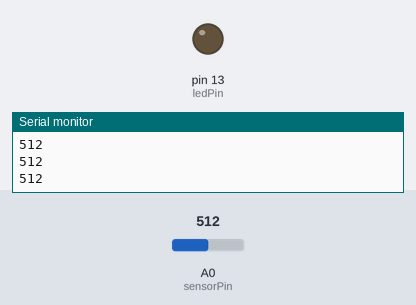
A sketch run on a simulated Arduino Uno, built with avr-gcc and run on an emulated ATmega328P. Shown: output pins drawn as LEDs (lit = HIGH), the last lines printed to the serial monitor. Inputs (shaded band) come from the test bench; at power-on: A0 (sensorPin) = 512.

Above: at 1.2 s.
1.3 s: A0 (sensorPin) set to 484
At 2.3 s:
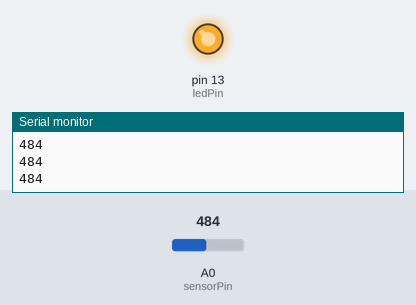
2.8 s: A0 (sensorPin) set to 510
At 3.5 s:
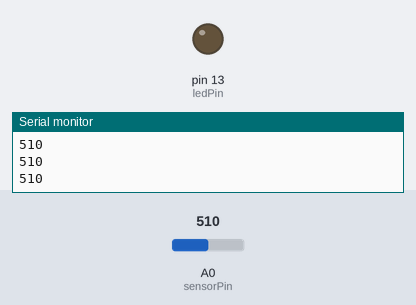
4.3 s: A0 (sensorPin) set to 490
At 4.6 s:
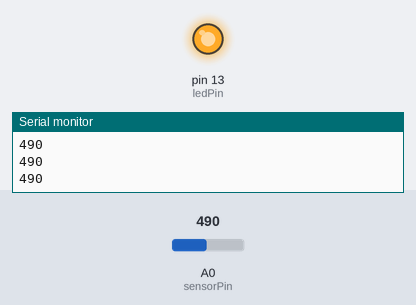
Timing chart, 0 to 7.3 s (numbered marks = the images above; inputs shaded):
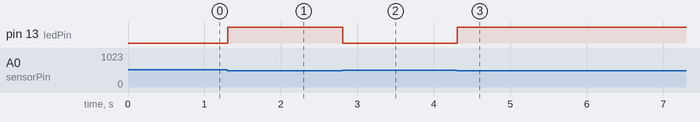

The sketch:

IR_sensor.ino
```cpp
int sensorPin = A0;    // select the input pin for the potentiometer
int ledPin = 13;      // select the pin for the LED
int sensorValue = 0;  // variable to store the value coming from the sensor

void setup() {
  // declare the ledPin as an OUTPUT:
  pinMode(ledPin, OUTPUT);
  Serial.begin(9600);
}

void loop() {
  // read the value from the sensor:
  sensorValue = analogRead(sensorPin);
  // turn the ledPin on
  Serial.println(sensorValue);
  if (sensorValue <=500){
    digitalWrite(ledPin,HIGH);
    }
  else{
    digitalWrite(ledPin,LOW);
    }
}
```

Measured:
- the behaviour switches between 501 and 500 on A0 (sensorPin) (found by bisection; images 0 and 1)
- after the input at 1.3 s, pin 13 (ledPin): LOW → HIGH at once
- after the input at 2.8 s, pin 13 (ledPin): HIGH → LOW at once
- after the input at 4.3 s, pin 13 (ledPin): LOW → HIGH at once
